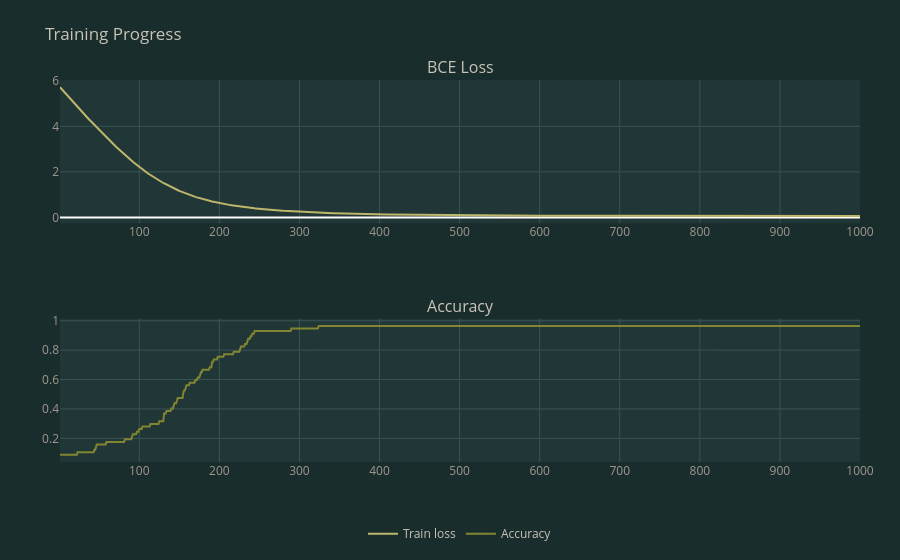

This figure's notebook cell:
### Markdown cell above
## Training the model

### Maximum likelihood Estimation connection

To see the connection with MLE, we start from first principles. 
If we think of tumor as some form of a random variable $y$ that distributes over a population of patients getting diagnosed, 
then we may say that
$$
p(y|x;\theta) = \left\{
\begin{array}{ll}
h_{\theta}(x) & \text{if } y = 1 \\
1 - h_{\theta}(x) & \text{if } y = 0
\end{array}
\right.
$$

$y$ is dependent upon the features $x_i$ of the patients that we collected in our dataset of size $N$.

We can write it more concisely as [Bernoulli data distribution](https://en.wikipedia.org/wiki/Bernoulli_distribution).
$$
p(y_i | x_i; \theta) = h_{\theta}(x_i)^{y_i} (1 - h_{\theta}(x_i))^{1-y_i}
$$

Now, again, connecting with MLE, we see that
$$
L(\theta) = p(y_1, y_2, y_3, ..., y_N | x_1, x_2, x_3, ..., x_N; \theta)\\
= \prod_{i=1}^N p(y_i | x_i; \theta) \qquad \text{since i.i.d.}\\
= \prod_{i=1}^N h_{\theta}(x_i)^{y_i} (1 - h_{\theta}(x_i))^{1-y_i}\\
$$

Taking $\log$ both sides we get

$$
\log L(\theta) = \log \prod_{i=1}^N h_{\theta}(x_i)^{y_i} (1 - h_{\theta}(x_i))^{1-y_i}\\
= \sum_{i=1}^N \log h_{\theta}(x_i)^{y_i} (1 - h_{\theta}(x_i))^{1-y_i}\\
= \sum_{i=1}^N y_i \log h_{\theta}(x_i) + (1 - y_i) \log (1 - h_{\theta}(x_i))
$$

For brevity, let $h_i = h_{\theta}(x_i)$. Differentiating both sides with $\theta_j$ and setting to $0$ gives us:

$$
\frac{\partial}{\partial \theta_j} \log L(\theta) = \frac{\partial}{\partial \theta_j} \sum_{i=1}^N y_i \log h_i + (1 - y_i) \log (1 - h_i)\\
= \sum_{i=1}^N \left(\frac{y_i}{h_i} - \frac{1 - y_i}{1 - h_i}\right) \frac{\partial h_i}{\partial \theta_j}\\
= \sum_{i=1}^N \left(\frac{y_i}{h_i} - \frac{1 - y_i}{1 - h_i}\right) \left(h_i \left(1 - h_i\right) x_{ij}\right)\\
= \sum_{i=1}^N \left(y_i \left(1 - h_i\right) - \left(1 - y_i\right) h_i\right) x_{ij}\\
= \sum_{i=1}^N \left(y_i - h_i\right) x_{ij}\\
\boxed{\frac{\partial}{\partial \theta} \log L(\theta) = \sum_{i=1}^N \left(y_i - h_{\theta}(x_i)\right) x_i}
$$

Note that every term in the sum contributes to the derivative w.r.t. $\theta_j$ (through the $j$-th feature $x_{ij}$ of each example), which is why the sum stays intact.

### Connection with Binary cross entropy loss

The [BCELoss](https://docs.pytorch.org/docs/2.14/generated/torch.nn.BCELoss.html) as per Pytorch docs is defined as:

$$
\text{BCE}(\theta) = -\frac{1}{N} \sum_{i=1}^N \left[ y_i \log h_{\theta}(x_i) + (1 - y_i) \log (1 - h_{\theta}(x_i)) \right]\\
= -\frac{1}{N} \log L(\theta)
$$

So BCE is the negative average log-likelihood, and its gradient is:

$$
\nabla_{\theta} \text{BCE}(\theta) = -\frac{1}{N} \sum_{i=1}^N \left(y_i - h_{\theta}(x_i)\right) x_i
$$

Therefore, minimizing BCE loss is exactly the same as maximizing the log-likelihood. This is why `loss.backward()` in our training loop performs gradient *descent* on BCE, which is gradient *ascent* on $\log L(\theta)$.

### Code cell
norm_cols = [f"norm_{c}" for c in feature_cols]

def to_features(batch: dict) -> dict:
    # with_transform receives a batch (dict of lists) and returns tensors,
    # which the DataLoader then collates automatically.
    return {
        "x": t.stack([t.tensor(batch[c], dtype=t.float32) for c in norm_cols], dim=1),
        "y": t.tensor(batch["diagnosis"], dtype=t.float32),
    }

def is_match(predicted: t.Tensor, target: t.Tensor) -> t.Tensor:
    return (predicted == target).sum().item()

def train(model: nn.Module, ds: Dataset, epochs=100, lr=1e-3, eps=1e-5):
    X_train = DataLoader(ds["train"].with_transform(to_features), batch_size=16, shuffle=True)
    X_val = DataLoader(ds["test"].with_transform(to_features), batch_size=16)
    opt = AdamW(model.parameters(), lr=lr, eps=eps)

    losses, scores = [], []
    for epoch in tqdm(range(epochs), desc="Epochs"):
        batch_losses = []
        for batch in X_train:
            target = batch["y"]
            predicted = model(batch["x"])
            loss = nn.functional.binary_cross_entropy(predicted, target.view(-1, 1))
            opt.zero_grad()
            loss.backward()
            opt.step()
            batch_losses.append(loss.item())

        mean_loss = sum(batch_losses)/len(batch_losses)
        losses.append(mean_loss)

        # Evaluate accuracy on the whole validation set
        correct, total = 0, 0
        with t.no_grad():
            for batch in X_val:
                target = batch["y"]
                predicted = model(batch["x"])
                predicted = (predicted >= 0.5).float()
                correct += is_match(predicted, target.view(-1, 1))
                total += len(target)
        mean_score = correct / total
        scores.append(mean_score)

        if (epoch+1) % 100 == 0:
            print(f"Epoch: {epoch+1} Loss: {mean_loss:.3f} Accuracy: {mean_score:.3f}")

    x = list(range(1, epochs+1))
    fig = make_subplots(rows=2, cols=1, subplot_titles=('BCE Loss', 'Accuracy'))
    fig.add_trace(
         go.Scatter(x=x, y=losses, mode='lines', name='Train loss',
                    line=dict(color=SITE['accent'])),
         row=1,
         col=1
    )
    fig.add_trace(
        go.Scatter(x=x, y=scores, mode='lines', name='Accuracy',
                   line=dict(color=SITE['olive'])),
        row=2,
        col=1
    )
    fig.update_layout(
        title=dict(text='Training Progress', font=dict(color=SITE['text_primary'])),
        paper_bgcolor=SITE['bg_secondary'],
        plot_bgcolor=SITE['bg_primary'],
        font=dict(color=SITE['text_primary']),
        legend=dict(orientation='h', x=0.5, y=-0.15, xanchor='center', yanchor='top',
                    bgcolor=SITE['bg_secondary'], bordercolor=SITE['border']),
        autosize=True,
        margin=dict(l=60, r=40, t=80, b=60),
    )
    for axis in ['xaxis', 'yaxis', 'xaxis2', 'yaxis2']:
        fig.update_layout({axis: dict(gridcolor=SITE['border'], color=SITE['text_secondary'])})
    fig.write_html(
        PLOTS_DIR / "logistic_regression_loss_curves.html",
        config=dict(responsive=True, displayModeBar=True),
        include_plotlyjs='cdn',
    )
    fig.show()


model = LogisticRegression(size=(len(feature_cols), 1))
train(model, ds, epochs=1000, lr=1e-4)

### Figure 1 — Plotly figure (JSON) as saved in the notebook; plotly's stock layout.template omitted (floating-point values rounded to 4 significant figures; data arrays with more than 128 entries replaced by an {"elided": "..."} marker saying what was removed)
{"data": [{"line": {"color": "#bdb76b"}, "mode": "lines", "name": "Train loss", "type": "scatter", "x": {"elided": "1000 int values"}, "xaxis": "x", "y": {"elided": "1000 float values"}, "yaxis": "y"}, {"line": {"color": "#828631"}, "mode": "lines", "name": "Accuracy", "type": "scatter", "x": {"elided": "1000 int values"}, "xaxis": "x2", "y": {"elided": "1000 float values"}, "yaxis": "y2"}], "layout": {"annotations": [{"font": {"size": 16}, "showarrow": false, "text": "BCE Loss", "x": 0.5, "xanchor": "center", "xref": "paper", "y": 1, "yanchor": "bottom", "yref": "paper"}, {"font": {"size": 16}, "showarrow": false, "text": "Accuracy", "x": 0.5, "xanchor": "center", "xref": "paper", "y": 0.375, "yanchor": "bottom", "yref": "paper"}], "autosize": true, "font": {"color": "#c8c4b8"}, "legend": {"bgcolor": "#1a2d2d", "bordercolor": "#3a5454", "orientation": "h", "x": 0.5, "xanchor": "center", "y": -0.15, "yanchor": "top"}, "margin": {"b": 60, "l": 60, "r": 40, "t": 80}, "paper_bgcolor": "#1a2d2d", "plot_bgcolor": "#213636", "title": {"font": {"color": "#c8c4b8"}, "text": "Training Progress"}, "xaxis": {"anchor": "y", "color": "#a09890", "domain": [0, 1], "gridcolor": "#3a5454"}, "xaxis2": {"anchor": "y2", "color": "#a09890", "domain": [0, 1], "gridcolor": "#3a5454"}, "yaxis": {"anchor": "x", "color": "#a09890", "domain": [0.625, 1], "gridcolor": "#3a5454"}, "yaxis2": {"anchor": "x2", "color": "#a09890", "domain": [0, 0.375], "gridcolor": "#3a5454"}}}
